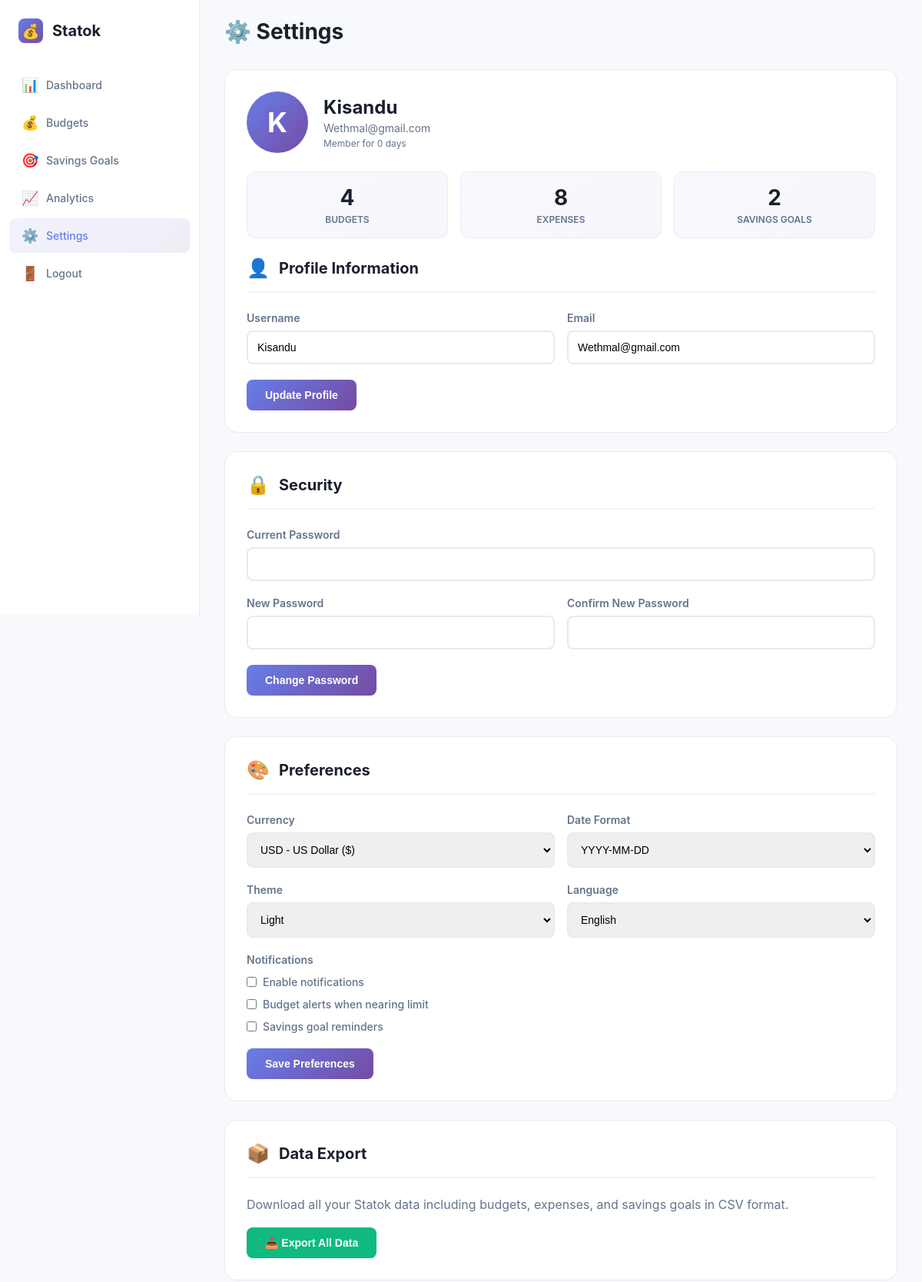
The page /public/setting.php (signed in, upper part) on the database as committed earlier.
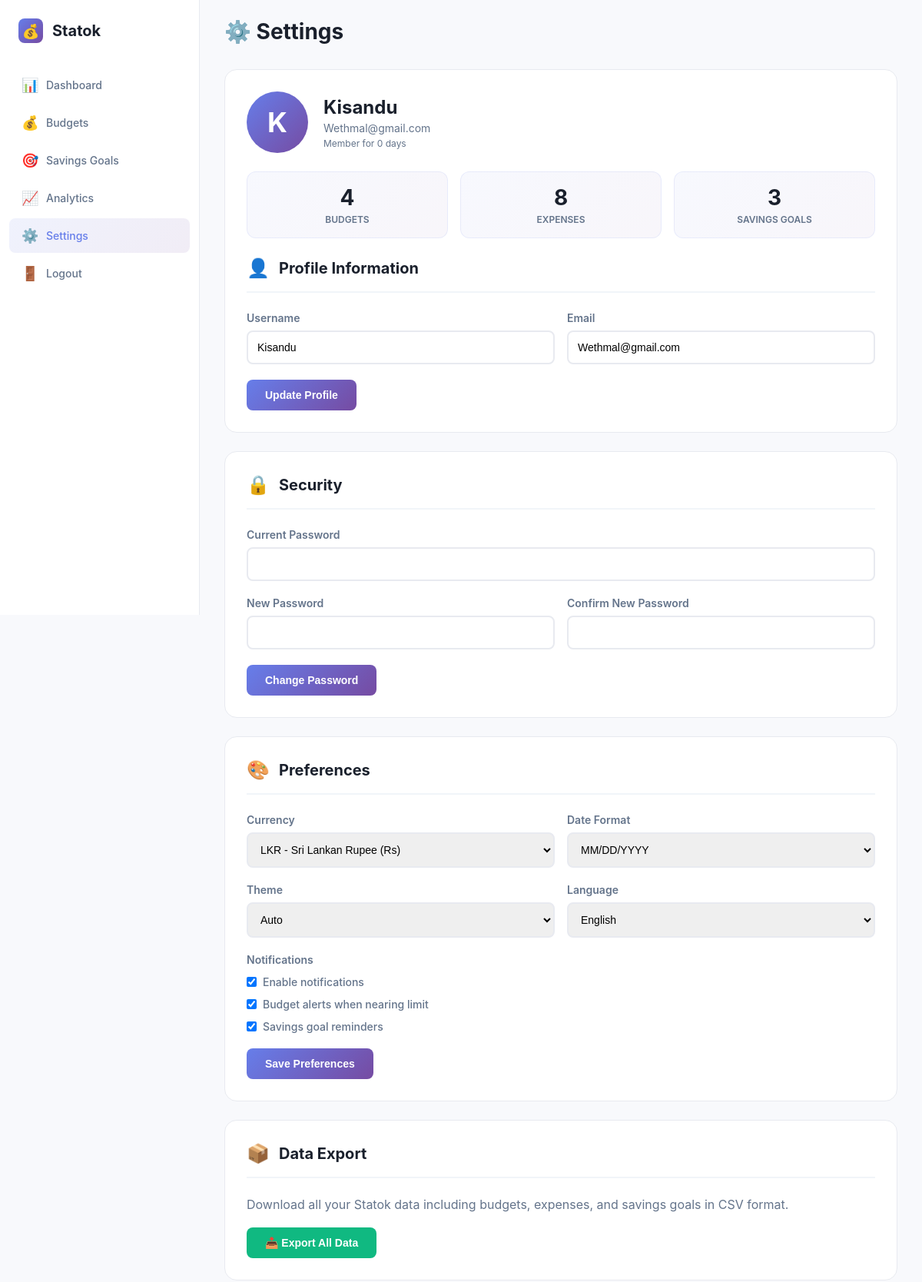
The same page on the database as committed later.
### tables this page shows
CREATE TABLE user_preferences (
    id INTEGER PRIMARY KEY AUTOINCREMENT,
    user_id INTEGER NOT NULL UNIQUE,
    currency TEXT DEFAULT "USD",
    date_format TEXT DEFAULT "Y-m-d",
    notifications_enabled INTEGER DEFAULT 1,
    budget_alerts INTEGER DEFAULT 1,
    savings_reminders INTEGER DEFAULT 1,
    theme TEXT DEFAULT "light",
    language TEXT DEFAULT "en",
    FOREIGN KEY (user_id) REFERENCES users(id) ON DELETE CASCADE
);

### public/setting.php (the view, shortened to what the changed rows need)
<?php
$username = $_SESSION['username'];
$user_id = $_SESSION['user_id'];
try {
    $db = new PDO('sqlite:' .__DIR__ . '/../db/database.db');
    $db->setAttribute(PDO::ATTR_ERRMODE, PDO::ERRMODE_EXCEPTION);
} catch(PDOException $e) {
    die("Connection failed: " . $e->getMessage());
}
$db->exec('CREATE TABLE IF NOT EXISTS user_preferences (
    id INTEGER PRIMARY KEY AUTOINCREMENT,
    user_id INTEGER NOT NULL UNIQUE,
    currency TEXT DEFAULT "USD",
    date_format TEXT DEFAULT "Y-m-d",
    notifications_enabled INTEGER DEFAULT 1,
    budget_alerts INTEGER DEFAULT 1,
    savings_reminders INTEGER DEFAULT 1,
    theme TEXT DEFAULT "light",
    language TEXT DEFAULT "en",
    FOREIGN KEY (user_id) REFERENCES users(id) ON DELETE CASCADE
)');
$stmt = $db->prepare('SELECT * FROM user_preferences WHERE user_id = :uid');
$stmt->execute([':uid' => $user_id]);
$preferences = $stmt->fetch(PDO::FETCH_ASSOC);
if (!$preferences) {
    $stmt = $db->prepare('SELECT * FROM user_preferences WHERE user_id = :uid');
    $stmt->execute([':uid' => $user_id]);
    $preferences = $stmt->fetch(PDO::FETCH_ASSOC);
}
$stmt = $db->prepare('SELECT COUNT(*) as count FROM savings_goals WHERE user_id = :uid');
$stmt->execute([':uid' => $user_id]);
$savingsCount = $stmt->fetch(PDO::FETCH_ASSOC)['count'];
?>
<!DOCTYPE html>
<html lang="en">
<head>
</head>
<body>
    <main class="main-content">
        <div class="settings-container">
            <div class="settings-section">
                <div class="profile-header">
                    <div class="profile-info">
                        <h2><?php echo htmlspecialchars($username); ?></h2>
                    </div>
                </div>
                <div class="stats-grid">
                    <div class="stat-card">
                        <div class="stat-value"><?php echo $savingsCount; ?></div>
                        <div class="stat-label">Savings Goals</div>
                    </div>
                </div>
            </div>
            <div class="settings-section">
                <form method="POST">
                    <div class="form-row">
                        <div class="form-group">
                            <label>Currency</label>
                            <select name="currency">
                                <option value="USD" <?php echo $preferences['currency'] == 'USD' ? 'selected' : ''; ?>>USD - US Dollar ($)</option>
                                <option value="LKR" <?php echo $preferences['currency'] == 'LKR' ? 'selected' : ''; ?>>LKR - Sri Lankan Rupee (Rs)</option>
                            </select>
                        </div>
                        <div class="form-group">
                            <label>Date Format</label>
                            <select name="date_format">
                                <option value="Y-m-d" <?php echo $preferences['date_format'] == 'Y-m-d' ? 'selected' : ''; ?>>YYYY-MM-DD</option>
                                <option value="m/d/Y" <?php echo $preferences['date_format'] == 'm/d/Y' ? 'selected' : ''; ?>>MM/DD/YYYY</option>
                            </select>
                        </div>
                    </div>
                    <div class="form-row">
                        <div class="form-group">
                            <label>Theme</label>
                            <select name="theme">
                                <option value="light" <?php echo $preferences['theme'] == 'light' ? 'selected' : ''; ?>>Light</option>
                                <option value="auto" <?php echo $preferences['theme'] == 'auto' ? 'selected' : ''; ?>>Auto</option>
                            </select>
                        </div>
                        <div class="form-group">
                            <label>Language</label>
                            <select name="language">
                                <option value="en" <?php echo $preferences['language'] == 'en' ? 'selected' : ''; ?>>English</option>
                            </select>
                        </div>
                    </div>
                    <div class="form-group">
                        <div class="checkbox-group">
                            <input type="checkbox" id="notifications" name="notifications_enabled" <?php echo $preferences['notifications_enabled'] ? 'checked' : ''; ?>>
                            <label for="notifications">Enable notifications</label>
                        </div>
                        <div class="checkbox-group">
                            <input type="checkbox" id="budget_alerts" name="budget_alerts" <?php echo $preferences['budget_alerts'] ? 'checked' : ''; ?>>
                            <label for="budget_alerts">Budget alerts when nearing limit</label>
                        </div>
                        <div class="checkbox-group">
                            <input type="checkbox" id="savings_reminders" name="savings_reminders" <?php echo $preferences['savings_reminders'] ? 'checked' : ''; ?>>
                            <label for="savings_reminders">Savings goal reminders</label>
                        </div>
                    </div>
                </form>
            </div>
        </div>
    </main>
</body>
</html>

Rows that differ between the two databases and show on the page:
added user_preferences: currency "LKR - Sri Lankan Rupee (Rs)", date_format "MM/DD/YYYY", theme "Auto", language "English", notifications_enabled "☑", budget_alerts "☑", savings_reminders "☑"
Other text that changed with them:
$savingsCount: "2" → "3"
form field currency: "USD - US Dollar ($)" → (not shown)
form field date_format: "YYYY-MM-DD" → (not shown)
form field theme: "Light" → (not shown)
form field language: "English" → (not shown)
form field notifications_enabled: "☐" → (not shown)
form field budget_alerts: "☐" → (not shown)
form field savings_reminders: "☐" → (not shown)
